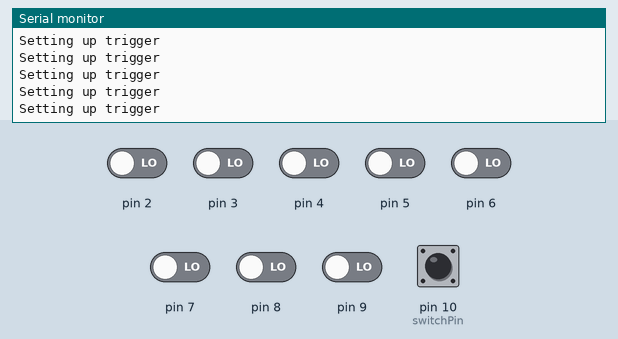
Recording of a sketch running on a simulated Arduino Leonardo, built with avr-gcc and run on an emulated ATmega32U4. Shown: the last lines printed to the serial monitor. The inputs (shaded band) are chosen by the test bench; at power-on: pin 10 (switchPin) HIGH, pin 2–9 LOW.

Above: at 6.2 s.
6.3 s: pin 2 driven HIGH
At 7.4 s:
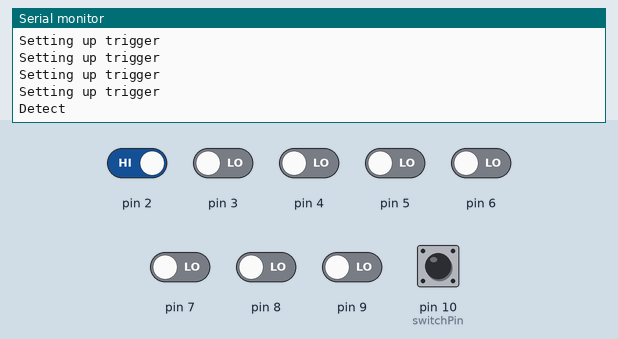
7.8 s: pin 2 driven LOW
At 8.6 s:
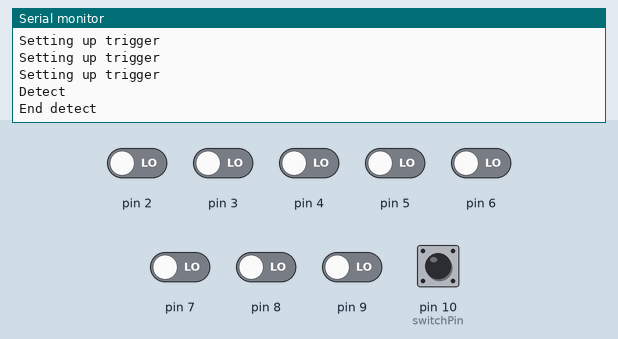

Measured:
- after the input at 6.3 s, the serial monitor: prints a new line at once (image 1)
- after the input at 7.8 s, the serial monitor: prints a new line at once (image 2)

The sketch:

hex-arduino.ino
```cpp
#include "Trigger.h"

int switchPin = 10;
Trigger triggers[] = {
  Trigger(2, 49), // 1
  Trigger(3, 50), // 2
  Trigger(4, 51), // 3
  Trigger(5, 52), // 4
  Trigger(6, 53), // 5
  Trigger(7, 54), // 6
  Trigger(8, 55), // 7
  Trigger(9, 56), // 8
};
int triggerLength;

void setup() {
  Serial.begin(9600);
  delay(5000);
  Serial.println("End setup delay");
  pinMode(switchPin, INPUT_PULLUP);

  triggerLength = sizeof(triggers) / sizeof(triggers[0]);
  for (int i = 0; i < triggerLength; i++) {
    triggers[i].init();
  }
}

void loop() {
  if (digitalRead(switchPin) == HIGH) {
    for (int i = 0; i < triggerLength; i++) {
      triggers[i].check();
    }
  } else {
    for (int i = 0; i < triggerLength; i++) {
      triggers[i].off();
    }
  }
}
```

Trigger.cpp
```cpp
#include "Trigger.h"
#include <Keyboard.h>

Trigger::Trigger(int pPin, int kOut) {
  pirPin = pPin;
  keyOut = kOut;
}

void Trigger::init() {
  Serial.println("Setting up trigger");
  pirState = LOW;
  pinMode(pirPin, INPUT);
}

void Trigger::check() {
  int pirRead = digitalRead(pirPin);

  if (pirRead != pirState) {
    if (pirRead == HIGH) {
      Serial.println("Detect");
      //nkeyOut = random(97, 123);
      Keyboard.press(keyOut);
    } else {
      Serial.println("End detect");
      Keyboard.release(keyOut);
    }

  }

  pirState = pirRead;
}

void Trigger::off() {
  pirState = LOW;
  Keyboard.releaseAll();
}
```

Trigger.h
```cpp
#ifndef Trigger_h
#define Trigger_h

#include <Arduino.h>

class Trigger {
  private:
    int pirState;
    int pirPin;
    unsigned char keyOut;

  public:
    Trigger(int pPin, int kOut);
    void init();
    void check();
    void off();
};

#endif
```
